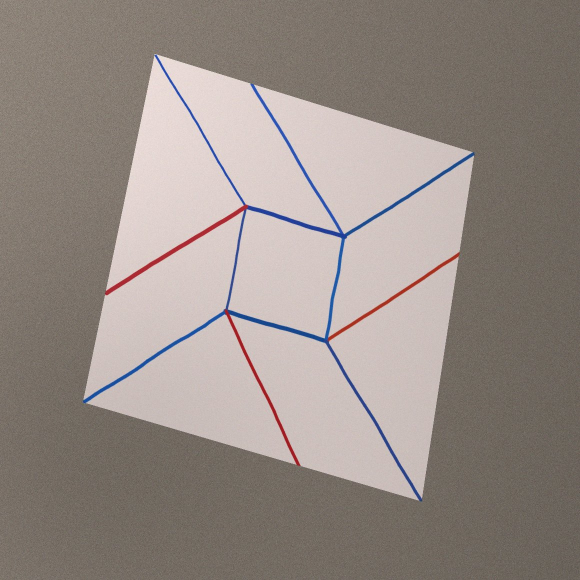
#> input picture samples/broken-twist.jpg, 1160 x 1160 px (shown at 1/2 size)
$ python -i vision.py   (imports and definitions only)
#> lines starting #> are read from the running program, lines starting #| are printed output that depends on the picture; after the words box and inside, x2 and y2 are one past the last pixel; in counts of white or black regions, pixels touching at a corner belong together
#> further down, picture is the input picture: shape (1160, 1160, 3); mean B, G, R 133.8, 139.8, 150
"""Read a crease pattern from a phone photo of a marker drawing.

Red marker = mountain, blue marker = valley, on a square of light paper.
Classical computer vision, no neural network:

1. find the paper and straighten it (perspective warp to a flat square),
2. pick out red and blue ink by colour (HSV thresholds),
3. thin each stroke to a 1-pixel skeleton (Zhang-Suen),
4. find straight pieces in the skeleton (probabilistic Hough transform),
5. merge pieces that belong to one crease,
6. snap angles to the 22.5-degree grid most origami uses (optional),
7. make creases meet: endpoints move to nearby junctions and to the
   paper edge, overshoot stubs are trimmed, and each vertex is placed at
   the least-squares meeting point of its lines.

The output is an ordinary Pattern, checked like any uploaded file.
bench/vision_benchmark.py scores this against synthetic photos.
"""

from __future__ import annotations

import contextvars
import dataclasses
import math
from dataclasses import dataclass, field

import cv2
import numpy as np

from .graph import cleanup
from .model import Pattern

@dataclass(frozen=True)
class Profile:
    """Tuning for one kind of input. All distances are in pixels of the
    straightened sheet (size x size)."""
    name: str
    size: int            # the paper is warped to size x size pixels
    join: float          # how far an endpoint may move to meet another line
    edge: float          # ... or to meet the paper edge
    extend: float        # a dangling end may grow this far to reach a line
    min_line: float      # shorter detections are noise
    junction: float      # line crossings this close are one vertex
    stub: float          # dangling bits shorter than this (fraction of side) go
    open_px: int         # speck removal before thinning (0 = none: keeps thin lines)
    widen: int           # tolerance band around ink, for support checks
    cover: int           # how wide a found line "explains" nearby ink
    gap: float           # collinear pieces this far apart are one line
    offset: float        # lines closer than this side by side are one
    hough: tuple[int, int, int]   # threshold, min length, max gap
    support: float = 0.8          # share of a line that must lie on ink


# Hand-drawn marker on paper, photographed: thick, wobbly strokes.
MARKER = Profile("marker", 800, join=30, edge=34, extend=90, min_line=36, junction=16, stub=0.05,
                 open_px=3, widen=7, cover=13, gap=60, offset=12, hough=(22, 18, 6))
# A screenshot or export from design software: thin, exact lines, often a
# dense grid, so every tolerance has to be far tighter than for marker.
DIGITAL = Profile("digital", 1600, join=10, edge=14, extend=24, min_line=14, junction=7, stub=0.012,
                  open_px=0, widen=5, cover=9, gap=10, offset=4, hough=(14, 12, 3))

_profile: contextvars.ContextVar[Profile] = contextvars.ContextVar("profile", default=MARKER)


def _p() -> Profile:
    return _profile.get()


class PhotoError(ValueError):
    pass


@dataclass
class PhotoResult:
    pattern: Pattern
    stats: dict = field(default_factory=dict)
    lines: list = field(default_factory=list)   # detected creases, unit coords, for the overlay
    sheet: np.ndarray | None = None              # the straightened photo


# --- 1. the paper ------------------------------------------------------------

# [9 lines left out: function decode, not called in this run]


def order_corners(pts: np.ndarray) -> np.ndarray:
    """Top-left, top-right, bottom-right, bottom-left."""
    pts = pts.reshape(4, 2).astype(np.float32)
    s, d = pts.sum(1), pts[:, 1] - pts[:, 0]
    return np.array([pts[s.argmin()], pts[d.argmin()], pts[s.argmax()], pts[d.argmax()]])


def _quad_from_mask(mask: np.ndarray, min_share: float = 0.12):
    contours, _ = cv2.findContours(mask, cv2.RETR_EXTERNAL, cv2.CHAIN_APPROX_SIMPLE)
    if not contours:
        return None
    c = max(contours, key=cv2.contourArea)
    if cv2.contourArea(c) < min_share * mask.shape[0] * mask.shape[1]:
        return None
    hull = cv2.convexHull(c)
    peri = cv2.arcLength(hull, True)
    for eps in (0.01, 0.02, 0.03, 0.05, 0.08):
        quad = cv2.approxPolyDP(hull, eps * peri, True)
        if len(quad) == 4:
            return order_corners(quad)
    return order_corners(cv2.boxPoints(cv2.minAreaRect(hull)))


def _paper_mask(score: np.ndarray, img_shape) -> np.ndarray:
    score = cv2.GaussianBlur(score, (7, 7), 0)
    _, mask = cv2.threshold(score, 0, 255, cv2.THRESH_BINARY + cv2.THRESH_OTSU)
    k = max(5, int(0.03 * max(img_shape[:2])))
    mask = cv2.morphologyEx(mask, cv2.MORPH_CLOSE, np.ones((k, k), np.uint8))   # fill over ink
    return cv2.morphologyEx(mask, cv2.MORPH_OPEN, np.ones((5, 5), np.uint8))


def find_sheet(img: np.ndarray) -> np.ndarray | None:
    """Corners of the paper, or None.

    Paper is bright and unsaturated. Two readings of that: one global
    threshold, and one after dividing out the lighting (each pixel against
    its wide neighbourhood), which survives a shadow across the sheet. A
    shadow makes the first reading clip the paper, so the second wins when
    it finds clearly more paper.
    """
    hsv = cv2.cvtColor(img, cv2.COLOR_BGR2HSV)
#> hsv: shape (1160, 1160, 3); mean H, S, V 15.8, 34.4, 151.3
    raw = np.clip(hsv[..., 2].astype(np.float32) - hsv[..., 1], 1, 255)
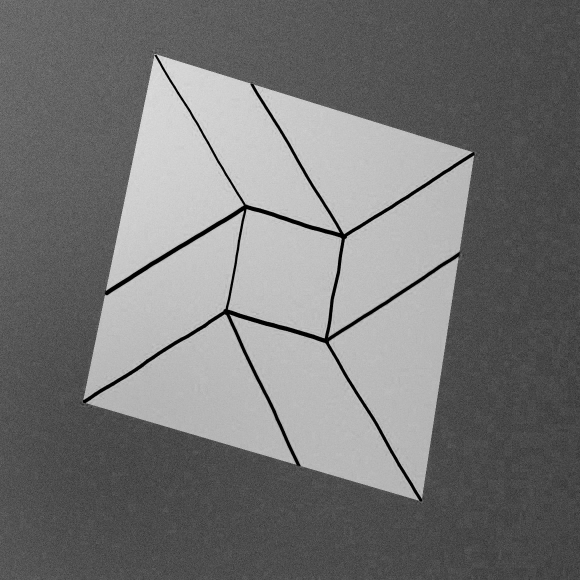
#> raw: shape (1160, 1160) float32 (shown at 1/2 size); min 1, max 241, mean 117.5
    small = cv2.resize(raw, None, fx=0.125, fy=0.125, interpolation=cv2.INTER_AREA)
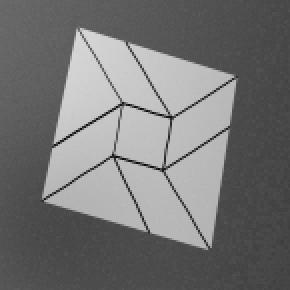
#> small: shape (145, 145) float32 (shown 2 times larger); min 7.61, max 215.9, mean 117.5
    small = cv2.GaussianBlur(small, (0, 0), 0.2 * max(small.shape[:2]))
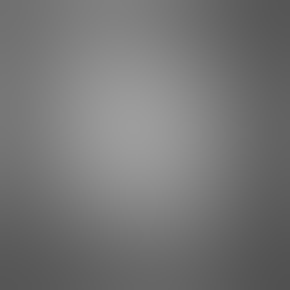
#> small: shape (145, 145) float32 (shown 2 times larger); min 81.54, max 157.2, mean 117.8
    field = cv2.resize(small, (raw.shape[1], raw.shape[0]), interpolation=cv2.INTER_LINEAR)
    flat = cv2.normalize(raw / np.maximum(field, 1.0), None, 0, 255, cv2.NORM_MINMAX).astype(np.uint8)
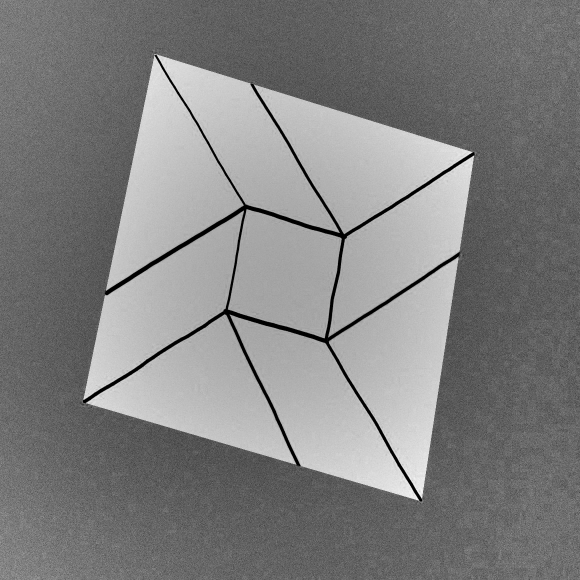
#> flat: shape (1160, 1160) (shown at 1/2 size); min 0, max 255, mean 128.2
    plain = _quad_from_mask(_paper_mask(raw.astype(np.uint8), img.shape))
#> in _paper_mask, `_, mask = cv2.threshold(score, 0, 255, cv2.THRESH_BINARY + cv2.THRESH_..`:
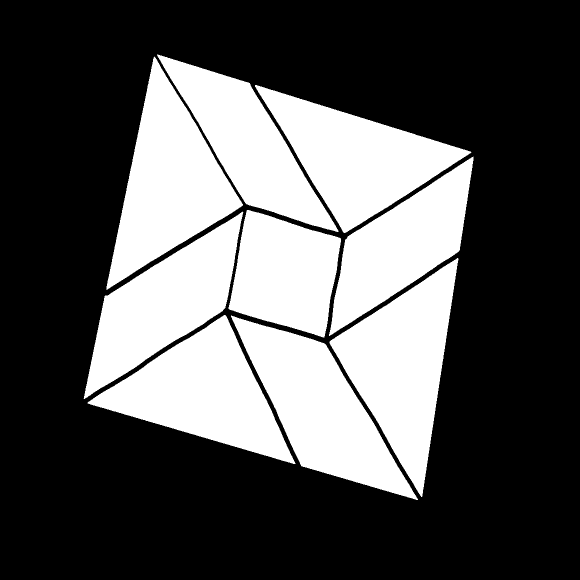
#> mask: shape (1160, 1160) (shown at 1/2 size); 33.8% white; 9 white regions, largest, box (x1, y1, x2, y2) and area: (212, 113, 486, 579) 56382, (659, 516, 917, 994) 56261, (462, 631, 836, 1000) 55020
#> in _paper_mask, `mask = cv2.morphologyEx(mask, cv2.MORPH_CLOSE, np.ones((k, k), np.uint..`:
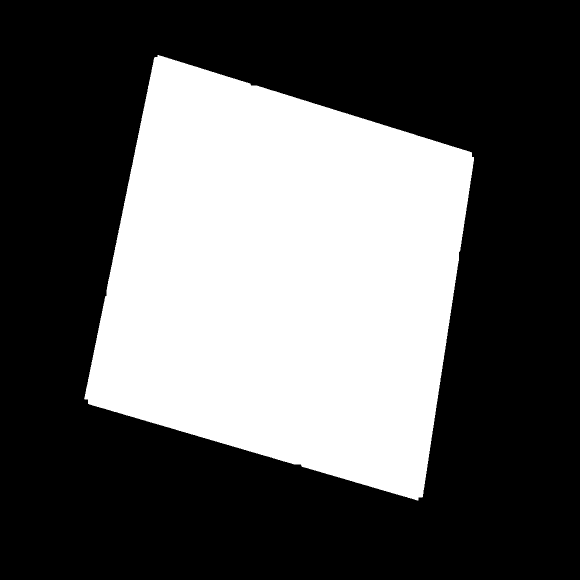
#> mask: shape (1160, 1160) (shown at 1/2 size); 35.9% white; 1 white region, box (x1, y1, x2, y2) and area: (168, 110, 948, 1001) 483693
#> in _paper_mask, `return cv2.morphologyEx(mask, cv2.MORPH_OPEN, np.ones((5, 5), np.uint8))`: returned value: shape (1160, 1160); 35.9% white; 1 white region
#> in _quad_from_mask, `contours, _ = cv2.findContours(mask, cv2.RETR_EXTERNAL, cv2.CHAIN_APPR..`: contours = 1 contour; box (x1, y1, x2, y2) and area: (169, 111, 948, 1000) 482332
#> in _quad_from_mask, `c = max(contours, key=cv2.contourArea)`: c = contour of 1261 points, box (x1, y1, x2, y2) (169, 111, 948, 1000), area 482332
#> in _quad_from_mask, `hull = cv2.convexHull(c)`: hull = contour of 36 points, box (x1, y1, x2, y2) (169, 111, 948, 1000), area 484038
#> in _quad_from_mask, `peri = cv2.arcLength(hull, True)`: peri = 2769.2
#> the loop in _quad_from_mask, `for eps in (0.01, 0.02, 0.03, 0.05, 0.08):` made 1 pass
#> (pts in order_corners, s in order_corners, d in order_corners) on pass 1: ([[309, 114], [943, 305], [836, 999], [169, 798]], [423, 1248, 1835, 967], [-195, -638, 163, 629])
#> plain = [[309, 114], [943, 305], [836, 999], [169, 798]]
    lit = _quad_from_mask(_paper_mask(flat, img.shape))
#> call 2 of _paper_mask, with img_shape = (1160, 1160, 3)
#> in _paper_mask (call 2), `_, mask = cv2.threshold(score, 0, 255, cv2.THRESH_BINARY + cv2.THRESH_..`:
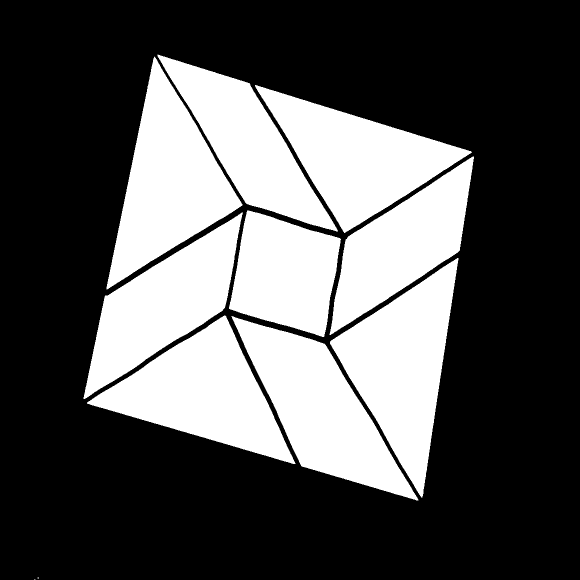
#> mask: shape (1160, 1160) (shown at 1/2 size); 33.7% white; 11 white regions (2 under 20 px), largest, box (x1, y1, x2, y2) and area: (660, 516, 917, 995) 56359, (213, 113, 485, 579) 55954, (463, 632, 837, 1001) 54916
#> in _paper_mask (call 2), `mask = cv2.morphologyEx(mask, cv2.MORPH_CLOSE, np.ones((k, k), np.uint..`: mask: shape (1160, 1160); 36% white; 2 white regions (1 under 20 px), largest, box (x1, y1, x2, y2) and area: (168, 110, 949, 1002) 484064
#> in _paper_mask (call 2), `return cv2.morphologyEx(mask, cv2.MORPH_OPEN, np.ones((5, 5), np.uint8))`: returned value: shape (1160, 1160); 36% white; 1 white region
#> in _quad_from_mask (call 2), `contours, _ = cv2.findContours(mask, cv2.RETR_EXTERNAL, cv2.CHAIN_APPR..`: contours = 1 contour; box (x1, y1, x2, y2) and area: (169, 111, 949, 1002) 482703
#> the loop in _quad_from_mask, `for eps in (0.01, 0.02, 0.03, 0.05, 0.08):` made 1 pass
#> (pts in order_corners, s in order_corners, d in order_corners) on pass 1: ([[309, 114], [944, 305], [837, 1001], [169, 798]], [423, 1249, 1838, 967], [-195, -639, 164, 629])
#> lit = [[309, 114], [944, 305], [837, 1001], [169, 798]]
    if plain is None or lit is None:
        return plain if lit is None else lit
    area = lambda q: cv2.contourArea(q.astype(np.float32))
    # The plain reading has crisper corners; only distrust it when the
    # lighting-corrected one finds clearly more paper (a shadow clipped it).
    return lit if area(lit) > 1.08 * area(plain) else plain


# [61 lines left out: functions straighten, ink_masks, thin, hough, not called in this run]


@dataclass
class Line:
    """An infinite line (point + unit direction) and the stretch t0..t1 inked."""
    px: float
    py: float
    ux: float
    uy: float
    t0: float
    t1: float
    kind: str
    border: bool = False

    def at(self, t: float) -> tuple[float, float]:
        return (self.px + t * self.ux, self.py + t * self.uy)

    @property
    def angle(self) -> float:
        return math.degrees(math.atan2(self.uy, self.ux)) % 180.0


# [309 lines left out: functions merge, snap_angles, dedupe, _border_lines, _intersect, join and 6 more, not called in this run]


def _to_unit(x: float, y: float) -> tuple[float, float]:
    return (min(max(x / _p().size, 0.0), 1.0), min(max(1.0 - y / _p().size, 0.0), 1.0))


# [250 lines left out: functions _prune_stubs, build_graph, stroke_width, choose_profile, read_photo, tighten_to_ink and 1 more, not called in this run]

>>> import cv2
>>> picture = cv2.imread('../samples/broken-twist.jpg')
>>> result = find_sheet(picture)
#> result = [[309, 114], [943, 305], [836, 999], [169, 798]]
